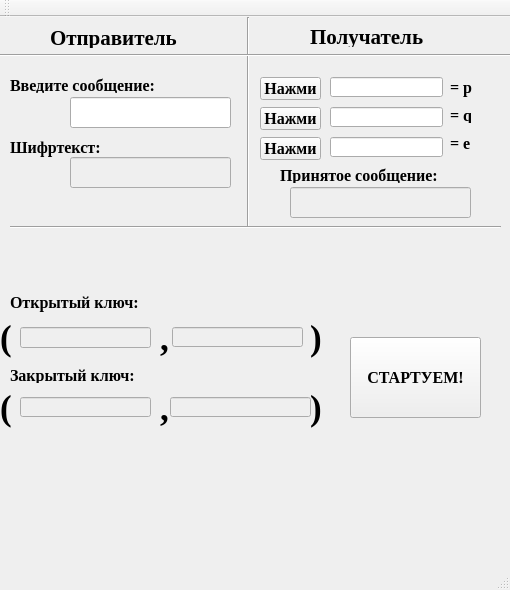
<?xml version="1.0" encoding="UTF-8"?>
<ui version="4.0">
 <class>MainWindow</class>
 <widget class="QMainWindow" name="MainWindow">
  <property name="enabled">
   <bool>true</bool>
  </property>
  <property name="geometry">
   <rect>
    <x>0</x>
    <y>0</y>
    <width>510</width>
    <height>590</height>
   </rect>
  </property>
  <property name="font">
   <font>
    <family>Times New Roman</family>
    <pointsize>12</pointsize>
    <weight>75</weight>
    <bold>true</bold>
   </font>
  </property>
  <property name="windowTitle">
   <string>MainWindow</string>
  </property>
  <widget class="QWidget" name="centralWidget">
   <property name="enabled">
    <bool>true</bool>
   </property>
   <property name="layoutDirection">
    <enum>Qt::LeftToRight</enum>
   </property>
   <property name="autoFillBackground">
    <bool>false</bool>
   </property>
   <widget class="QLabel" name="label">
    <property name="geometry">
     <rect>
      <x>50</x>
      <y>10</y>
      <width>161</width>
      <height>21</height>
     </rect>
    </property>
    <property name="font">
     <font>
      <pointsize>16</pointsize>
     </font>
    </property>
    <property name="text">
     <string>Отправитель</string>
    </property>
   </widget>
   <widget class="Line" name="line">
    <property name="geometry">
     <rect>
      <x>240</x>
      <y>0</y>
      <width>16</width>
      <height>211</height>
     </rect>
    </property>
    <property name="frameShadow">
     <enum>QFrame::Sunken</enum>
    </property>
    <property name="lineWidth">
     <number>1</number>
    </property>
    <property name="midLineWidth">
     <number>0</number>
    </property>
    <property name="orientation">
     <enum>Qt::Vertical</enum>
    </property>
   </widget>
   <widget class="QLabel" name="label_2">
    <property name="geometry">
     <rect>
      <x>310</x>
      <y>10</y>
      <width>151</width>
      <height>20</height>
     </rect>
    </property>
    <property name="font">
     <font>
      <family>Times New Roman</family>
      <pointsize>16</pointsize>
      <weight>75</weight>
      <bold>true</bold>
     </font>
    </property>
    <property name="text">
     <string>Получатель</string>
    </property>
   </widget>
   <widget class="Line" name="line_2">
    <property name="geometry">
     <rect>
      <x>0</x>
      <y>30</y>
      <width>511</width>
      <height>16</height>
     </rect>
    </property>
    <property name="orientation">
     <enum>Qt::Horizontal</enum>
    </property>
   </widget>
   <widget class="QLabel" name="label_3">
    <property name="geometry">
     <rect>
      <x>10</x>
      <y>60</y>
      <width>171</width>
      <height>16</height>
     </rect>
    </property>
    <property name="text">
     <string>Введите сообщение:</string>
    </property>
   </widget>
   <widget class="QLabel" name="label_4">
    <property name="geometry">
     <rect>
      <x>10</x>
      <y>270</y>
      <width>151</width>
      <height>31</height>
     </rect>
    </property>
    <property name="text">
     <string>Открытый ключ:</string>
    </property>
   </widget>
   <widget class="QLabel" name="label_5">
    <property name="geometry">
     <rect>
      <x>10</x>
      <y>120</y>
      <width>141</width>
      <height>21</height>
     </rect>
    </property>
    <property name="text">
     <string>Шифртекст:</string>
    </property>
   </widget>
   <widget class="QLabel" name="label_6">
    <property name="geometry">
     <rect>
      <x>0</x>
      <y>300</y>
      <width>21</width>
      <height>41</height>
     </rect>
    </property>
    <property name="font">
     <font>
      <pointsize>26</pointsize>
     </font>
    </property>
    <property name="text">
     <string>(</string>
    </property>
   </widget>
   <widget class="QLineEdit" name="lineEdit_mAlisa">
    <property name="geometry">
     <rect>
      <x>70</x>
      <y>80</y>
      <width>161</width>
      <height>31</height>
     </rect>
    </property>
   </widget>
   <widget class="QLineEdit" name="lineEdit_me">
    <property name="enabled">
     <bool>false</bool>
    </property>
    <property name="geometry">
     <rect>
      <x>70</x>
      <y>140</y>
      <width>161</width>
      <height>31</height>
     </rect>
    </property>
   </widget>
   <widget class="QLineEdit" name="lineEdit_e">
    <property name="enabled">
     <bool>false</bool>
    </property>
    <property name="geometry">
     <rect>
      <x>20</x>
      <y>310</y>
      <width>131</width>
      <height>21</height>
     </rect>
    </property>
   </widget>
   <widget class="QLabel" name="label_7">
    <property name="geometry">
     <rect>
      <x>160</x>
      <y>300</y>
      <width>21</width>
      <height>41</height>
     </rect>
    </property>
    <property name="font">
     <font>
      <pointsize>26</pointsize>
     </font>
    </property>
    <property name="text">
     <string>,</string>
    </property>
   </widget>
   <widget class="QLineEdit" name="lineEdit_n">
    <property name="enabled">
     <bool>false</bool>
    </property>
    <property name="geometry">
     <rect>
      <x>172</x>
      <y>310</y>
      <width>131</width>
      <height>20</height>
     </rect>
    </property>
   </widget>
   <widget class="QLabel" name="label_8">
    <property name="geometry">
     <rect>
      <x>310</x>
      <y>300</y>
      <width>21</width>
      <height>41</height>
     </rect>
    </property>
    <property name="font">
     <font>
      <pointsize>26</pointsize>
     </font>
    </property>
    <property name="text">
     <string>)</string>
    </property>
   </widget>
   <widget class="QLabel" name="label_9">
    <property name="geometry">
     <rect>
      <x>10</x>
      <y>350</y>
      <width>131</width>
      <height>16</height>
     </rect>
    </property>
    <property name="text">
     <string>Закрытый ключ:</string>
    </property>
   </widget>
   <widget class="QLabel" name="label_10">
    <property name="geometry">
     <rect>
      <x>0</x>
      <y>370</y>
      <width>21</width>
      <height>41</height>
     </rect>
    </property>
    <property name="font">
     <font>
      <pointsize>26</pointsize>
     </font>
    </property>
    <property name="text">
     <string>(</string>
    </property>
   </widget>
   <widget class="QLabel" name="label_11">
    <property name="geometry">
     <rect>
      <x>310</x>
      <y>370</y>
      <width>21</width>
      <height>41</height>
     </rect>
    </property>
    <property name="font">
     <font>
      <pointsize>26</pointsize>
     </font>
    </property>
    <property name="text">
     <string>)</string>
    </property>
   </widget>
   <widget class="QLineEdit" name="lineEdit_dBob">
    <property name="enabled">
     <bool>false</bool>
    </property>
    <property name="geometry">
     <rect>
      <x>20</x>
      <y>380</y>
      <width>131</width>
      <height>20</height>
     </rect>
    </property>
   </widget>
   <widget class="QLabel" name="label_12">
    <property name="geometry">
     <rect>
      <x>160</x>
      <y>370</y>
      <width>21</width>
      <height>41</height>
     </rect>
    </property>
    <property name="font">
     <font>
      <pointsize>26</pointsize>
     </font>
    </property>
    <property name="text">
     <string>,</string>
    </property>
   </widget>
   <widget class="QLineEdit" name="lineEdit_n_2">
    <property name="enabled">
     <bool>false</bool>
    </property>
    <property name="geometry">
     <rect>
      <x>170</x>
      <y>380</y>
      <width>141</width>
      <height>20</height>
     </rect>
    </property>
   </widget>
   <widget class="Line" name="line_3">
    <property name="geometry">
     <rect>
      <x>10</x>
      <y>200</y>
      <width>491</width>
      <height>20</height>
     </rect>
    </property>
    <property name="orientation">
     <enum>Qt::Horizontal</enum>
    </property>
   </widget>
   <widget class="QPushButton" name="pushButton_pBob">
    <property name="geometry">
     <rect>
      <x>260</x>
      <y>60</y>
      <width>61</width>
      <height>23</height>
     </rect>
    </property>
    <property name="text">
     <string>Нажми</string>
    </property>
   </widget>
   <widget class="QPushButton" name="pushButton_qBob">
    <property name="geometry">
     <rect>
      <x>260</x>
      <y>90</y>
      <width>61</width>
      <height>23</height>
     </rect>
    </property>
    <property name="text">
     <string>Нажми</string>
    </property>
   </widget>
   <widget class="QPushButton" name="pushButton_eBob">
    <property name="geometry">
     <rect>
      <x>260</x>
      <y>120</y>
      <width>61</width>
      <height>23</height>
     </rect>
    </property>
    <property name="text">
     <string>Нажми</string>
    </property>
   </widget>
   <widget class="QLineEdit" name="lineEdit_pBob">
    <property name="geometry">
     <rect>
      <x>330</x>
      <y>60</y>
      <width>113</width>
      <height>20</height>
     </rect>
    </property>
   </widget>
   <widget class="QLineEdit" name="lineEdit_qBob">
    <property name="geometry">
     <rect>
      <x>330</x>
      <y>90</y>
      <width>113</width>
      <height>20</height>
     </rect>
    </property>
   </widget>
   <widget class="QLineEdit" name="lineEdit_eBob">
    <property name="geometry">
     <rect>
      <x>330</x>
      <y>120</y>
      <width>113</width>
      <height>20</height>
     </rect>
    </property>
   </widget>
   <widget class="QLabel" name="label_13">
    <property name="geometry">
     <rect>
      <x>450</x>
      <y>60</y>
      <width>46</width>
      <height>21</height>
     </rect>
    </property>
    <property name="text">
     <string>= p</string>
    </property>
   </widget>
   <widget class="QLabel" name="label_14">
    <property name="geometry">
     <rect>
      <x>450</x>
      <y>90</y>
      <width>46</width>
      <height>16</height>
     </rect>
    </property>
    <property name="text">
     <string>= q</string>
    </property>
   </widget>
   <widget class="QLabel" name="label_15">
    <property name="geometry">
     <rect>
      <x>450</x>
      <y>120</y>
      <width>46</width>
      <height>13</height>
     </rect>
    </property>
    <property name="text">
     <string>= e</string>
    </property>
   </widget>
   <widget class="QLineEdit" name="lineEdit_mBob">
    <property name="enabled">
     <bool>false</bool>
    </property>
    <property name="geometry">
     <rect>
      <x>290</x>
      <y>170</y>
      <width>181</width>
      <height>31</height>
     </rect>
    </property>
   </widget>
   <widget class="QLabel" name="label_16">
    <property name="geometry">
     <rect>
      <x>280</x>
      <y>150</y>
      <width>171</width>
      <height>16</height>
     </rect>
    </property>
    <property name="text">
     <string>Принятое сообщение:</string>
    </property>
   </widget>
   <widget class="QPushButton" name="pushButton_Start">
    <property name="geometry">
     <rect>
      <x>350</x>
      <y>320</y>
      <width>131</width>
      <height>81</height>
     </rect>
    </property>
    <property name="text">
     <string>СТАРТУЕМ!</string>
    </property>
   </widget>
  </widget>
  <widget class="QMenuBar" name="menuBar">
   <property name="geometry">
    <rect>
     <x>0</x>
     <y>0</y>
     <width>510</width>
     <height>25</height>
    </rect>
   </property>
  </widget>
  <widget class="QToolBar" name="mainToolBar">
   <attribute name="toolBarArea">
    <enum>TopToolBarArea</enum>
   </attribute>
   <attribute name="toolBarBreak">
    <bool>false</bool>
   </attribute>
  </widget>
  <widget class="QStatusBar" name="statusBar"/>
 </widget>
 <layoutdefault spacing="6" margin="11"/>
 <resources/>
 <connections/>
</ui>
